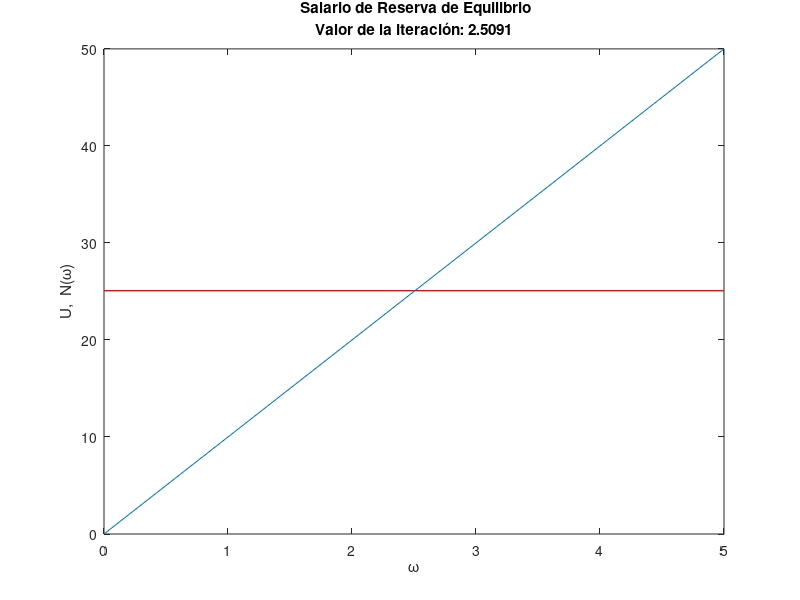

This chart was generated by the following MATLAB code: (Note: this script raises an error after producing the figure.)
%Modelo basico de busqueda en el mercado laboral basado en Mauricio Tejada.

clear;
clc;

%Parametros
b=1;
alpha=0.3;
r=0.1;
mu=0.8;
sigma=0.5;

%CDF
pd = makedist('lognormal','mu',mu,'sigma',sigma);

%Iteraciones
R0=1;

diff=10;
tol=0.00001;
step=0.5;

fun = @(x) 1-cdf(pd,x);

while diff>tol;
    R1 = b+(alpha/r)*integral(fun,R0,inf);
    diff=abs(R1-R0);
    R0   = R0 + step*(R1-R0);
end

Msg1 = 'El salario de reserva es'; 
Msg1, R1
'Presione una tecla para continuar en la ventana de comando'

pause;

%Grafico de equilibrio
w=0:1:5;
U=R1/r*ones(rows(w'))';
Nw = w/r;

plot(w,U,'r',w,Nw);
string1=['Valor de la iteración: ',num2str(R1)];
title({' Salario de Reserva de Equilibrio', string1});

xlabel('\omega');
ylabel('U,  N(\omega)');

pause;

clc;

Y=zeros(6);
[h,R1_]=SolveModel(b,alpha,r,mu,sigma); 

%Prueba del modelo
Msg2 = 'Prueba de la subrutina construida. El salario de reserva es'; 
Msg2, R1_
Msg3 = 'La duracion promedio del desempleo es: ';
Msg3, 1/h
%'Presione una tecla para continuar en la ventana de comando'
%pause;

%Efecto de un cambio del ingreso en situacion de desempleo
b_values = 0:0.25:2;
R_values = zeros(1,rows(b_values'));
h_values = zeros(1,rows(b_values'));

for i=1:1:9
    [h,R1_]=SolveModel(b_values(i),alpha,r,mu,sigma);
    R_values(i)= R1_;
    h_values(i) = h;
end

%Grafico de sensibilidad de R respecto a b
subplot(2,1,1);
plot(b_values,R_values,'r');
title(' Efecto de b sobre el salario de reserva');
xlabel('b');
ylabel('R');
grid on;

%Grafico de sensibilidad de 1/h respecto a b
subplot(2,1,2);
plot(b_values,h_values,'r');
title(' Efecto de b sobre la probabilidad de salir del desempleo');
xlabel('b');
ylabel('h');
grid on;

'Presione una tecla para continuar en la ventana de comando'
pause;

%Efecto de un cambio en la tasa de arribo de nuevos empleos
alpha_values = 0:0.2:1;
clear R_values;
R_values = zeros(1,rows(alpha_values'));
clear h_values;
h_values = zeros(1,rows(alpha_values'));

for i=1:1:6
    [h,R1_]=SolveModel(b,alpha_values(i),r,mu,sigma);
    R_values(i)= R1_;
    h_values(i) = h;
end

%Grafico de sensibilidad de R respecto a alpha
subplot(2,1,1);
plot(alpha_values,R_values,'r');
title(' Efecto de \alpha sobre el salario de reserva');
xlabel('\alpha');
ylabel('R');
grid on;

%Grafico de sensibilidad de 1/h respecto a alpha
subplot(2,1,2);
plot(alpha_values,h_values,'r');
title(' Efecto de \alpha sobre la probabilidad de salir del desempleo');
xlabel('\alpha');
ylabel('h');
grid on;

pause;

F = makedist('lognormal','mu',mu,'sigma',sigma);
FT = truncate(F,R1,Inf);

Ndraws=10000;

w1=random(F,Ndraws,1);
w2=random(FT,Ndraws,1);

[f1,k1]=ksdensity(w1);
[f2,k2]=ksdensity(w2);
figure;
plot(k1,f1,'r'), hold on;
plot(k2,f2,'b'), hold off;
title(' Densidad de salarios ofrecidos y aceptados');
xlabel('\omega');
